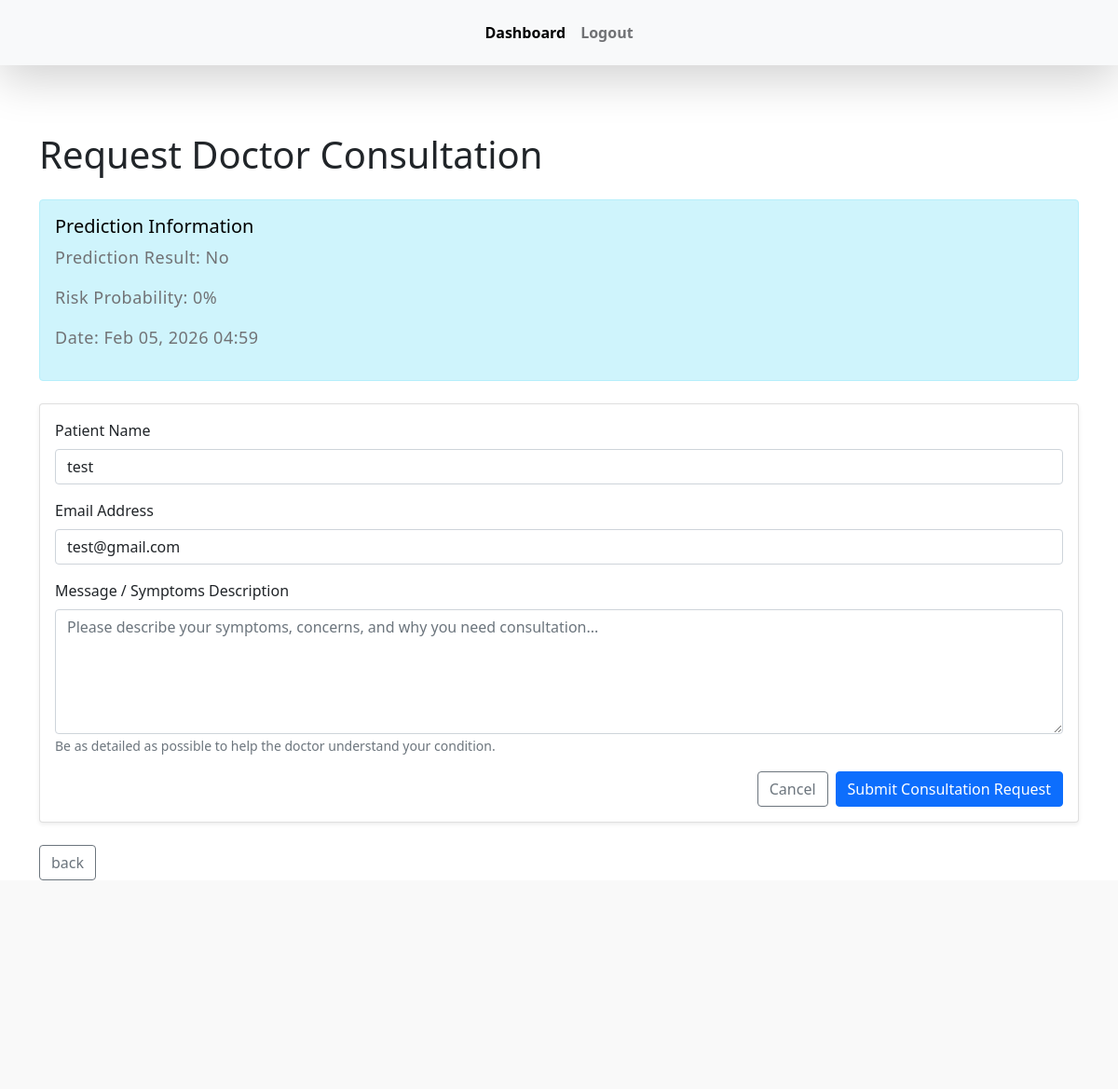
Screenshot of /request_consultation/1/ (signed in) with the database file from the repository.
### stroke_prediction/models.py (models this page shows, shortened)
class Prediction(models.Model):
    user = models.ForeignKey(regtable, on_delete=models.CASCADE)
    gender = models.CharField(max_length=10)
    age = models.IntegerField()
    hypertension = models.IntegerField()
    heart_disease = models.IntegerField()
    ever_married = models.CharField(max_length=10)
    work_type = models.CharField(max_length=30)
    residence_type = models.CharField(max_length=10)
    avg_glucose_level = models.FloatField()
    bmi = models.FloatField()
    smoking_status = models.CharField(max_length=20)
    prediction_result = models.CharField(max_length=5)
    probability_no_stroke = models.FloatField()
    probability_stroke = models.FloatField()
    created_at = models.DateTimeField(auto_now_add=True)

class regtable(models.Model):
    name=models.CharField(max_length=150)
    phone_number=models.CharField(max_length=120)
    email=models.CharField(max_length=120)
    password=models.CharField(max_length=120)
    password_reset_token=models.CharField(max_length=255, blank=True, null=True)
    password_reset_token_expire=models.DateTimeField(blank=True, null=True)

### stroke_prediction/views.py (the view, shortened to what this page needs)
# urls.py: path('request_consultation/<int:prediction_id>/', views.request_consultation, name='request_consultation'),
def request_consultation(request, prediction_id):
    if 'uid' not in request.session:
        return redirect('login')
    user = regtable.objects.get(id=request.session['uid'])
    try:
        prediction = Prediction.objects.get(id=prediction_id, user=user)
    except Prediction.DoesNotExist:
        return redirect('predict_stroke')
    return render(request, 'consultation_form.html', {
        'prediction': prediction,
        'prediction_id': prediction_id,
        'user': user
    })

### templates/consultation_form.html (shortened to what this page needs)
{% load static %}
{% block content %}
{% include 'header.html' %}
<!DOCTYPE html>
<html lang="en">
<head>
    <link href="https://cdn.jsdelivr.net/npm/bootstrap@5.1.3/dist/css/bootstrap.min.css" rel="stylesheet">
</head>
<body>
    <div class="container mt-5">
        <h1 class="mb-4">Request Doctor Consultation</h1>
        {% if success_message %}
        <div class="alert alert-success alert-dismissible fade show" role="alert">
            <strong>Success!</strong> {{ success_message }}
            <button type="button" class="btn-close" data-bs-dismiss="alert" aria-label="Close"></button>
        </div>
        <div class="mt-4">
            <a href="/consultation_status/" class="btn btn-primary">View Your Consultations</a>
            <a href="/predict/" class="btn btn-outline-secondary">Back to Prediction</a>
        </div>
        {% else %}
        {% if prediction %}
        <div class="alert alert-info mb-4">
            <h5>Prediction Information</h5>
            <p><strong>Prediction Result:</strong> {{ prediction.prediction_result }}</p>
            <p><strong>Risk Probability:</strong> {{ prediction.probability_stroke|floatformat:0 }}%</p>
            <p><strong>Date:</strong> {{ prediction.created_at|date:"M d, Y H:i" }}</p>
        </div>
        {% endif %}
        <div class="card shadow-sm">
            <div class="card-body">
                <form method="post">
                    <div class="mb-3">
                        <label for="patient_name" class="form-label">Patient Name</label>
                        <input type="text" class="form-control" id="patient_name" name="patient_name"
                               value="{{ user.name }}" required>
                    </div>
                    <div class="mb-3">
                        <label for="email" class="form-label">Email Address</label>
                        <input type="email" class="form-control" id="email" name="email"
                               value="{{ user.email }}" required>
                    </div>
                    <div class="mb-3">
                        <label for="message" class="form-label">Message / Symptoms Description</label>
                        <textarea class="form-control" id="message" name="message" rows="5"
                                  placeholder="Please describe your symptoms, concerns, and why you need consultation..." required></textarea>
                        <small class="form-text text-muted">Be as detailed as possible to help the doctor understand your condition.</small>
                    </div>
                    <div class="d-grid gap-2 d-md-flex justify-content-md-end">
                        <a href="/predict/" class="btn btn-outline-secondary">Cancel</a>
                        <button type="submit" class="btn btn-primary">Submit Consultation Request</button>
                    </div>
                </form>
            </div>
        </div>
        {% endif %}
        <div class="mt-4">
            <a href="/predict/" class="btn btn-outline-secondary">back</a>
        </div>
    </div>
</body>
</html>
{% include 'footer.html' %}
{% endblock %}

### static/css/templatemo-medic-care.css (style rules this page uses)
:root { --white-color: #FFFFFF; --primary-color: #247cff; --section-bg-color: #F9F9F9; --dark-color: #000000; --title-color: #565758; --p-color: #717275; --border-color: #eaeaea; --body-font-family: 'Open Sans', sans-serif; --h1-font-size: 48px; --h2-font-size: 36px; --h3-font-size: 32px; --h4-font-size: 28px; --h5-font-size: 24px; --h6-font-size: 22px; --p-font-size: 18px; --menu-font-size: 16px; --font-weight-light: 300; --font-weight-normal: 400; --font-weight-semibold: 600; --font-weight-bold: 700; }
body { background: var(--white-color); font-family: var(--body-font-family); position: relative; padding-top: 94px; }
h2, h3, h4, h5, h6 { color: var(--dark-color); line-height: inherit; }
h1, h2, h3, h4, h5, h6 { font-weight: var(--font-weight-semibold); }
h1, h2 { font-weight: var(--font-weight-bold); }
h1 { font-size: var(--h1-font-size); line-height: normal; }
h5 { font-size: var(--h5-font-size); }
p { color: var(--p-color); font-size: var(--p-font-size); font-weight: var(--font-weight-light); letter-spacing: 0.5px; }
a, button { touch-action: manipulation; transition: all 0.3s; }
a { color: var(--p-color); text-decoration: none; }
b, strong { font-weight: var(--font-weight-bold); }

### rows the page displays
Prediction: prediction_result "No", probability_stroke "0", created_at "Feb 05, 2026 04:59"
regtable: patient_name "test", email "test@gmail.com"
